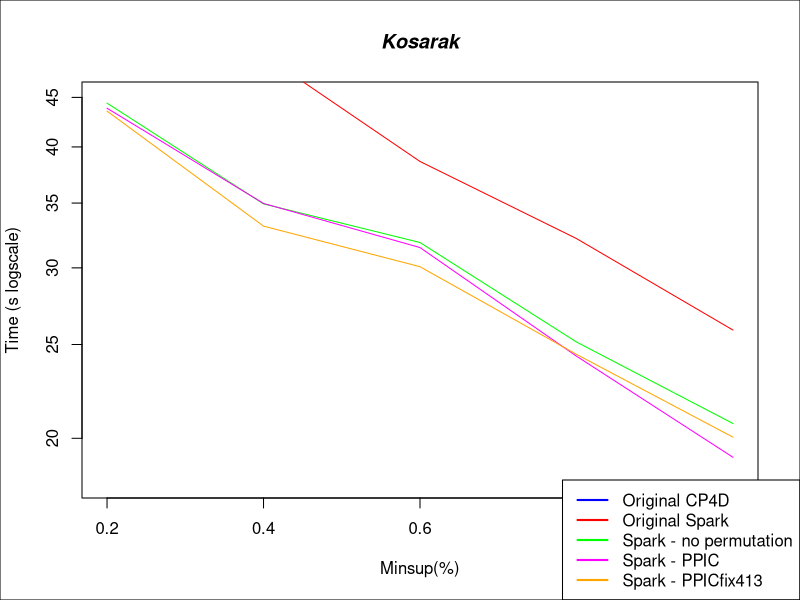

The R source for this figure:

#DATA
x <- c(0.2, 0.4, 0.6, 0.8, 1.0)

cp4d <- c(262.589, 262.037, 261.587, 256.581, 272.613)
spark1 <- c(108.297, 49.781, 38.638, 32.163, 25.873)
sparkNP <- c(44.389, 34.931, 31.863, 25.149, 20.716)
sparkPPIC <- c(43.858, 34.967, 31.483, 24.314, 19.117)
sparkPPICFix <- c(43.559, 33.130, 30.081, 24.420, 20.054)

#PLOT
plot(x,cp4d, log = "y", type="l", xlab="Minsup(%)", ylab="Time (s logscale)", col="blue", ylim=c(18, 45))
lines(x,spark1, col="red")
lines(x,sparkNP, col="green")
lines(x,sparkPPIC, col="magenta")
lines(x,sparkPPICFix, col="orange")

title(main="Kosarak", font.main=4)

par(fig = c(0, 1, 0, 1), oma = c(0, 0, 0, 0), mar = c(0, 0, 0, 0), new = TRUE)
plot(0, 0, type = "n", bty = "n", xaxt = "n", yaxt = "n")

#Pretty up
legend("bottomright", legend=c("Original CP4D", "Original Spark", "Spark - no permutation", "Spark - PPIC", "Spark - PPICfix413"), lty=c(1,1),lwd=c(2,2), col=c("blue","red", "green", "magenta", "orange"))
box()
